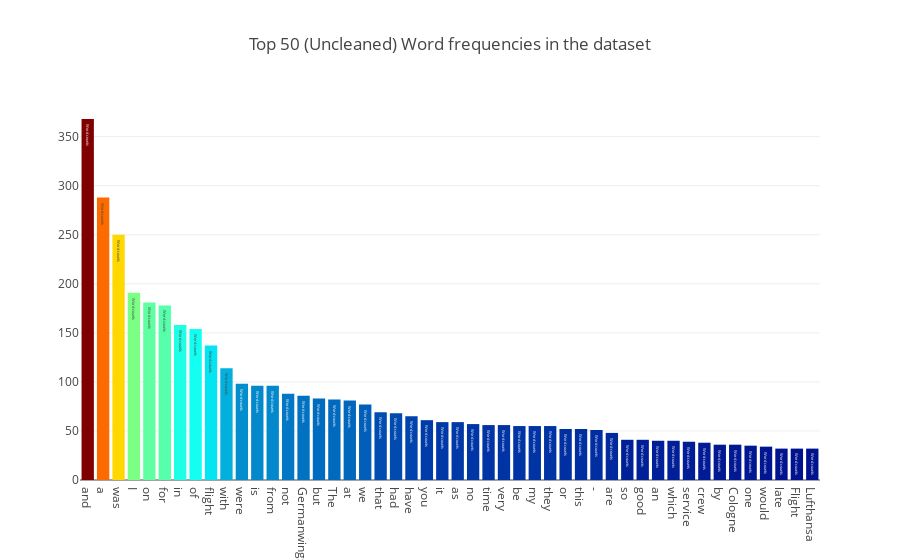

Write notebook code for a chart like this one.
### Code cell
# The code is adapted from
# https://www.kaggle.com/arthurtok/spooky-nlp-and-topic-modelling-tutorial

all_words = df_review["Review"].str.split(expand=True).unstack().value_counts()
data = [go.Bar(
            x = all_words.index.values[2:50],
            y = all_words.values[2:50],
            marker= dict(colorscale='Jet',
                         color = all_words.values[2:100]
                        ),
            text='Word counts'
    )]

layout = go.Layout(
    title='Top 50 (Uncleaned) Word frequencies in the dataset'
)

fig = go.Figure(data=data, layout=layout)

py.iplot(fig, filename='basic-bar')

### Figure 1 — Plotly figure (JSON) as saved in the notebook; plotly's stock layout.template omitted (floating-point values rounded to 4 significant figures)
{"data": [{"marker": {"color": [368, 288, 250, 191, 181, 178, 158, 154, 137, 114, 98, 96, 96, 88, 86, 83, 82, 81, 77, 69, 68, 65, 61, 59, 59, 57, 56, 56, 55, 55, 55, 52, 52, 51, 48, 41, 41, 40, 40, 39, 38, 36, 36, 35, 34, 32, 32, 32, 32, 31, 31, 31, 30, 30, 30, 30, 30, 30, 30, 29, 28, 27, 27, 26, 26, 26, 25, 25, 24, 23, 23, 23, 22, 22, 22, 22, 22, 21, 21, 21, 21, 20, 20, 20, 20, 20, 20, 19, 19, 19, 19, 19, 19, 18, 18, 18, 18, 18], "colorscale": "Jet"}, "text": "Word counts", "type": "bar", "uid": "acd46e6a-b350-4cbe-b4fe-897a4c0255d4", "x": ["and", "a", "was", "I", "on", "for", "in", "of", "flight", "with", "were", "is", "from", "not", "Germanwings", "but", "The", "at", "we", "that", "had", "have", "you", "it", "as", "no", "time", "very", "be", "my", "they", "or", "this", "-", "are", "so", "good", "an", "which", "service", "crew", "by", "Cologne", "one", "would", "late", "Flight", "Lufthansa"], "y": [368, 288, 250, 191, 181, 178, 158, 154, 137, 114, 98, 96, 96, 88, 86, 83, 82, 81, 77, 69, 68, 65, 61, 59, 59, 57, 56, 56, 55, 55, 55, 52, 52, 51, 48, 41, 41, 40, 40, 39, 38, 36, 36, 35, 34, 32, 32, 32]}], "layout": {"title": {"text": "Top 50 (Uncleaned) Word frequencies in the dataset"}}}
